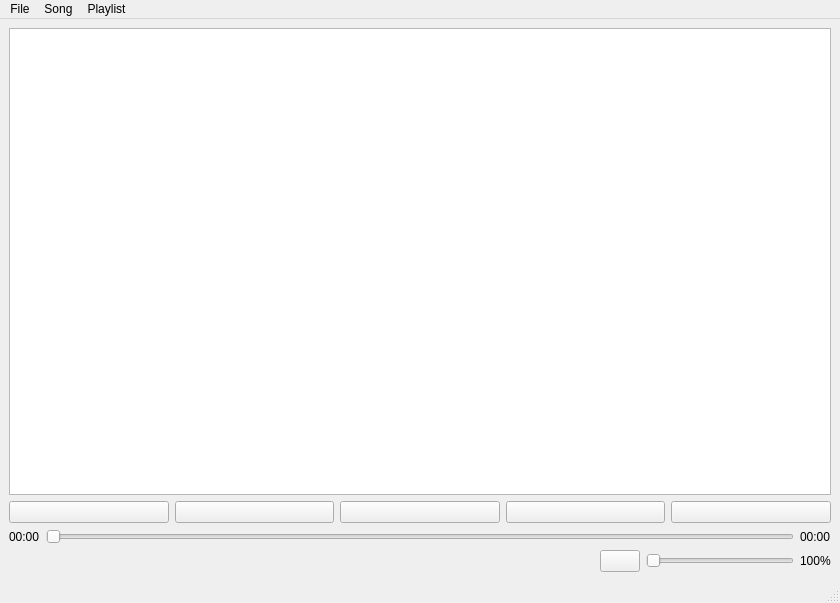
<?xml version="1.0" encoding="UTF-8"?>
<ui version="4.0">
 <class>MainWindow</class>
 <widget class="QMainWindow" name="MainWindow">
  <property name="geometry">
   <rect>
    <x>0</x>
    <y>0</y>
    <width>840</width>
    <height>603</height>
   </rect>
  </property>
  <property name="windowTitle">
   <string>MainWindow</string>
  </property>
  <widget class="QWidget" name="centralwidget">
   <layout class="QGridLayout" name="gridLayout_2">
    <item row="0" column="0">
     <layout class="QGridLayout" name="gridLayout">
      <item row="1" column="0">
       <layout class="QHBoxLayout" name="horizontalLayout">
        <item>
         <widget class="QPushButton" name="loopBtn">
          <property name="toolTip">
           <string>Repeat all songs</string>
          </property>
          <property name="text">
           <string/>
          </property>
          <property name="shortcut">
           <string>L</string>
          </property>
         </widget>
        </item>
        <item>
         <widget class="QPushButton" name="prevBtn">
          <property name="toolTip">
           <string>Back to previous song</string>
          </property>
          <property name="text">
           <string/>
          </property>
          <property name="shortcut">
           <string>A</string>
          </property>
         </widget>
        </item>
        <item>
         <widget class="QPushButton" name="playBtn">
          <property name="toolTip">
           <string>Play/Pause song</string>
          </property>
          <property name="text">
           <string/>
          </property>
          <property name="shortcut">
           <string>Space</string>
          </property>
         </widget>
        </item>
        <item>
         <widget class="QPushButton" name="nextBtn">
          <property name="toolTip">
           <string>Skip to next song</string>
          </property>
          <property name="text">
           <string/>
          </property>
          <property name="shortcut">
           <string>D</string>
          </property>
         </widget>
        </item>
        <item>
         <widget class="QPushButton" name="randomBtn">
          <property name="toolTip">
           <string>Play random song</string>
          </property>
          <property name="text">
           <string/>
          </property>
          <property name="shortcut">
           <string>R</string>
          </property>
         </widget>
        </item>
       </layout>
      </item>
      <item row="2" column="0">
       <layout class="QHBoxLayout" name="horizontalLayout_2">
        <item>
         <widget class="QLabel" name="elapsedTime_Label">
          <property name="text">
           <string>00:00</string>
          </property>
         </widget>
        </item>
        <item>
         <widget class="QSlider" name="durationSlider">
          <property name="orientation">
           <enum>Qt::Horizontal</enum>
          </property>
         </widget>
        </item>
        <item>
         <widget class="QLabel" name="totalTime_Label">
          <property name="text">
           <string>00:00</string>
          </property>
         </widget>
        </item>
       </layout>
      </item>
      <item row="3" column="0">
       <layout class="QHBoxLayout" name="horizontalLayout_3">
        <item>
         <spacer name="horizontalSpacer">
          <property name="orientation">
           <enum>Qt::Horizontal</enum>
          </property>
          <property name="sizeHint" stdset="0">
           <size>
            <width>40</width>
            <height>20</height>
           </size>
          </property>
         </spacer>
        </item>
        <item>
         <spacer name="horizontalSpacer_2">
          <property name="orientation">
           <enum>Qt::Horizontal</enum>
          </property>
          <property name="sizeHint" stdset="0">
           <size>
            <width>40</width>
            <height>20</height>
           </size>
          </property>
         </spacer>
        </item>
        <item>
         <spacer name="horizontalSpacer_3">
          <property name="orientation">
           <enum>Qt::Horizontal</enum>
          </property>
          <property name="sizeHint" stdset="0">
           <size>
            <width>40</width>
            <height>20</height>
           </size>
          </property>
         </spacer>
        </item>
        <item>
         <spacer name="horizontalSpacer_4">
          <property name="orientation">
           <enum>Qt::Horizontal</enum>
          </property>
          <property name="sizeHint" stdset="0">
           <size>
            <width>40</width>
            <height>20</height>
           </size>
          </property>
         </spacer>
        </item>
        <item>
         <widget class="QPushButton" name="volumeBtn">
          <property name="toolTip">
           <string>Mute/Unmute Volume</string>
          </property>
          <property name="text">
           <string/>
          </property>
          <property name="shortcut">
           <string>M</string>
          </property>
         </widget>
        </item>
        <item>
         <widget class="QSlider" name="volumeSlider">
          <property name="orientation">
           <enum>Qt::Horizontal</enum>
          </property>
         </widget>
        </item>
        <item>
         <widget class="QLabel" name="volumeLabel">
          <property name="text">
           <string>100%</string>
          </property>
         </widget>
        </item>
       </layout>
      </item>
      <item row="0" column="0">
       <widget class="QListView" name="playlistView"/>
      </item>
     </layout>
    </item>
   </layout>
  </widget>
  <widget class="QMenuBar" name="menubar">
   <property name="geometry">
    <rect>
     <x>0</x>
     <y>0</y>
     <width>840</width>
     <height>21</height>
    </rect>
   </property>
   <widget class="QMenu" name="menuFile">
    <property name="title">
     <string>File</string>
    </property>
    <property name="toolTipsVisible">
     <bool>true</bool>
    </property>
    <addaction name="actionOpen_Song"/>
    <addaction name="actionOpen_Folder"/>
    <addaction name="actionYT_MP3"/>
   </widget>
   <widget class="QMenu" name="menuSong">
    <property name="title">
     <string>Song</string>
    </property>
    <property name="toolTipsVisible">
     <bool>true</bool>
    </property>
    <addaction name="actionLoopIt"/>
    <addaction name="actionShuffle"/>
    <addaction name="separator"/>
    <addaction name="actionCreatePlaylist"/>
    <addaction name="actionDeletePlaylist"/>
   </widget>
   <widget class="QMenu" name="menuPlaylist">
    <property name="title">
     <string>Playlist</string>
    </property>
   </widget>
   <addaction name="menuFile"/>
   <addaction name="menuSong"/>
   <addaction name="menuPlaylist"/>
  </widget>
  <widget class="QStatusBar" name="statusbar"/>
  <action name="actionOpen_Song">
   <property name="text">
    <string>Open Song</string>
   </property>
   <property name="shortcut">
    <string>Ctrl+O</string>
   </property>
  </action>
  <action name="actionOpen_Folder">
   <property name="text">
    <string>Open Folder</string>
   </property>
   <property name="shortcut">
    <string>Ctrl+F</string>
   </property>
  </action>
  <action name="actionYT_MP3">
   <property name="text">
    <string>YouTube to MP3</string>
   </property>
   <property name="toolTip">
    <string>Convert Youtube link to MP3 file</string>
   </property>
   <property name="shortcut">
    <string>Ctrl+T</string>
   </property>
  </action>
  <action name="actionLoopIt">
   <property name="text">
    <string>Loop it: OFF</string>
   </property>
   <property name="toolTip">
    <string>Repeat current song</string>
   </property>
   <property name="shortcut">
    <string>Ctrl+L</string>
   </property>
  </action>
  <action name="actionShuffle">
   <property name="text">
    <string>Shuffle</string>
   </property>
   <property name="toolTip">
    <string>Change song's order</string>
   </property>
   <property name="shortcut">
    <string>Ctrl+R</string>
   </property>
  </action>
  <action name="actionCreatePlaylist">
   <property name="text">
    <string>Playlist This</string>
   </property>
   <property name="toolTip">
    <string>Create playlist using current songs</string>
   </property>
  </action>
  <action name="actionDeletePlaylist">
   <property name="text">
    <string>Delete Playlist</string>
   </property>
   <property name="toolTip">
    <string>Delete current playlist</string>
   </property>
  </action>
 </widget>
 <resources/>
 <connections/>
</ui>
